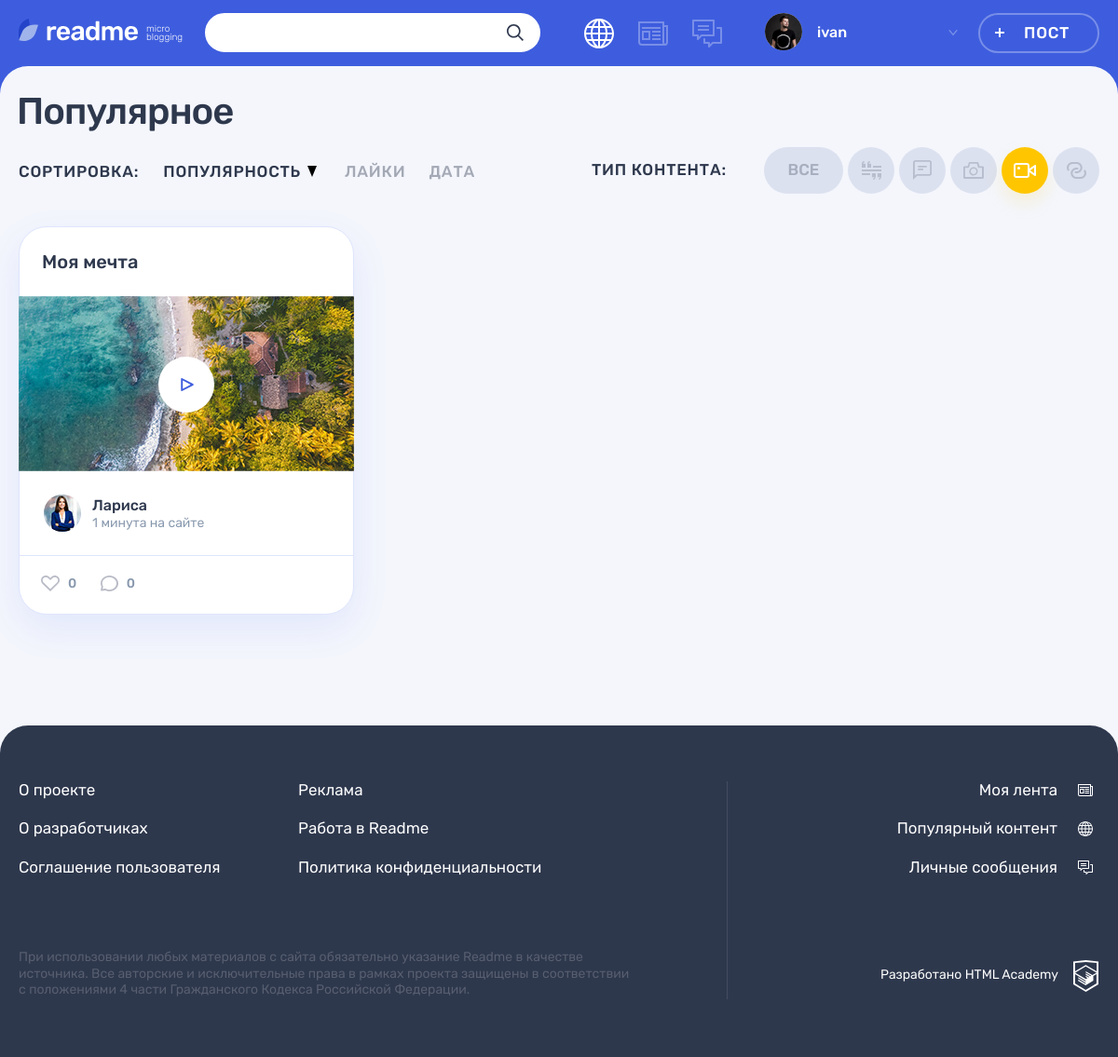
The page /index.php?id=4 on the database its author committed.
### tables this page shows
CREATE TABLE IF NOT EXISTS content_types (
  id INT AUTO_INCREMENT PRIMARY KEY,
  title VARCHAR(128),
  class_name VARCHAR(128),
  icon_width INT,
  icon_height INT
);

CREATE TABLE IF NOT EXISTS posts (
  id INT AUTO_INCREMENT PRIMARY KEY,
  create_date TIMESTAMP DEFAULT CURRENT_TIMESTAMP,
  heading VARCHAR(256) NOT NULL,
  paragraph TEXT,
  author VARCHAR(128),
  image_post TEXT,
  video TEXT,
  link TEXT,
  count_views INT,
  is_repost BIT,
  origin_author_ID INT,
  post_author_ID INT NOT NULL,
  content_type_ID INT NOT NULL,
  FOREIGN KEY (post_author_ID) REFERENCES users(id),
  FOREIGN KEY (content_type_ID) REFERENCES content_types(id)
);

CREATE TABLE IF NOT EXISTS users (
  id INT AUTO_INCREMENT PRIMARY KEY,
  date_registration TIMESTAMP DEFAULT CURRENT_TIMESTAMP,
  email VARCHAR(128) UNIQUE NOT NULL,
  login_user VARCHAR(128) UNIQUE NOT NULL,
  password_user VARCHAR(255) NOT NULL,
  avatar TEXT
);

### helpers.php (called while the page is built, shortened)
<?php
function get_noun_plural_form(int $number, string $one, string $two, string $many): string
{
    $number = (int)$number;
    $mod10 = $number % 10;
    $mod100 = $number % 100;
    switch (true) {
        case ($mod10 === 1):
            return $one;
    }
}
function include_template($name, array $data = [])
{
    $name = 'templates/' . $name;
    extract($data);
    require $name;
    $result = ob_get_clean();
    return $result;
}
function generate_random_date($index)
{
    $deltas = [['minutes' => 59], ['hours' => 23], ['days' => 6], ['weeks' => 4], ['months' => 11]];
    $dcnt = count($deltas);
    $delta = $deltas[$index];
    $timeval = rand(1, current($delta));
    $timename = key($delta);
    $ts = strtotime("$timeval $timename ago");
    $dt = date('Y-m-d H:i:s', $ts);
    return $dt;
}

### functions/functions_db.php (called while the page is built, shortened)
<?php
function db_request($link, $sql)
{
    return mysqli_fetch_all(mysqli_query($link, $sql), MYSQLI_ASSOC);
};

### functions/functions.php (called while the page is built, shortened)
<?php
function relative_date($post_date, $user = true)
{
    $last = ' назад';
    if ($user) {
        $last = ' на сайте';
    }
    $past = strtotime($post_date);
    $present = time();
    $diff = $present - $past;
    $result = null;
    if (floor($diff / 60) < 60) {
        $result = floor($diff / 60) . ' ' .
            get_noun_plural_form(
                floor($diff / 60),
                'минута',
                'минуты',
                'минут'
            ) .
            $last;
    }
    return $result;
};

### templates/main.php (the view, shortened to what this page needs)
<div class="container">
  <h1 class="page__title page__title--popular">Популярное</h1>
</div>
<div class="popular container">
  <div class="popular__filters-wrapper">
    <div class="popular__sorting sorting">
      <b class="popular__sorting-caption sorting__caption">Сортировка:</b>
      <ul class="popular__sorting-list sorting__list">
        <li class="sorting__item sorting__item--popular">
          <a class="sorting__link sorting__link--active" href="#">
            <span>Популярность</span>
            <svg class="sorting__icon" width="10" height="12">
              <use xlink:href="#icon-sort"></use>
            </svg>
          </a>
        </li>
        <li class="sorting__item">
          <a class="sorting__link" href="#">
            <span>Лайки</span>
          </a>
        </li>
        <li class="sorting__item">
          <a class="sorting__link" href="#">
            <span>Дата</span>
          </a>
        </li>
      </ul>
    </div>
    <div class="popular__filters filters">
      <b class="popular__filters-caption filters__caption">Тип контента:</b>
      <ul class="popular__filters-list filters__list">
        <li class="popular__filters-item popular__filters-item--all filters__item filters__item--all">
          <a class="filters__button filters__button--ellipse filters__button--all <?= $category_id === 0 ? 'filters__button--active' : ''; ?>" href="index.php">
            <span>Все</span>
          </a>
        </li>
        <?php foreach ($types as $key => $val) : ?>
          <li class="popular__filters-item filters__item">
            <a class="filters__button filters__button-<?= mb_stristr($val['class_name'], '-'); ?> <?= $category_id === intval($val['id']) ? 'filters__button--active' : ''; ?> button" href="index.php?id=<?= $val['id']; ?>">
              <svg class="filters__icon" width="<?= $val['icon_width']; ?>" height="<?= $val['icon_height']; ?>">
                <use xlink:href="#icon-filter<?= mb_stristr($val['class_name'], '-'); ?>"></use>
              </svg>
            </a>
          </li>
        <?php endforeach; ?>
      </ul>
    </div>
  </div>
  <div class="popular__posts">
    <?php foreach ($posts as $key => $val) : ?>
      <article class="popular__post post <?= $val['type']; ?>">
        <header class="post__header">
          <h2>
            <a href="post.php?id=<?= intval($val['id']) ?>"><?= htmlspecialchars($val['heading']); ?></a>
          </h2>
        </header>
        <div class="post__main">
          <?php if ($val['type'] === 'post-video') : ?>
            <div class="post-video__block">
              <div class="post-video__preview">
              </div>
              <a href="post-details.html" class="post-video__play-big button">
                <svg class="post-video__play-big-icon" width="14" height="14">
                  <use xlink:href="#icon-video-play-big"></use>
                </svg>
              </a>
            </div>
          <?php endif; ?>
        </div>
        <footer class="post__footer">
          <div class="post__author">
            <a class="post__author-link" href="#" title="Автор">
              <div class="post__avatar-wrapper">
                <img class="post__author-avatar" src="img/<?= $val['avatar']; ?>" alt="Аватар пользователя">
              </div>
              <div class="post__info">
                <b class="post__author-name"><?= htmlspecialchars($val['user_name']); ?></b>
                <time class="post__time" datetime="<?= $post_time = generate_random_date($key); ?>" title="<?= $fomatted_post_time = date("d.m.Y H.i", strtotime($post_time)); ?>"><?= relative_date($post_time); ?></time>
              </div>
            </a>
          </div>
          <div class="post__indicators">
            <div class="post__buttons">
              <a class="post__indicator post__indicator--likes button" href="#" title="Лайк">
                <svg class="post__indicator-icon" width="20" height="17">
                  <use xlink:href="#icon-heart"></use>
                </svg>
                <span>0</span>
              </a>
              <a class="post__indicator post__indicator--comments button" href="#" title="Комментарии">
                <svg class="post__indicator-icon" width="19" height="17">
                  <use xlink:href="#icon-comment"></use>
                </svg>
                <span>0</span>
              </a>
            </div>
          </div>
        </footer>
      </article>
    <?php endforeach; ?>
  </div>
</div>

### rows shown on the page
content_types: icon_width 21 (drawn)
content_types: icon_width 20 (drawn)
content_types: icon_width 22 (drawn)
content_types: icon_width 24 (drawn)
content_types: icon_width 21 (drawn)
posts: heading "Моя мечта", post_author_ID.avatar (picture), post_author_ID.login_user "Лариса", post_time "1 минута на сайте"

### other values the page prints
$user_name "ivan"
